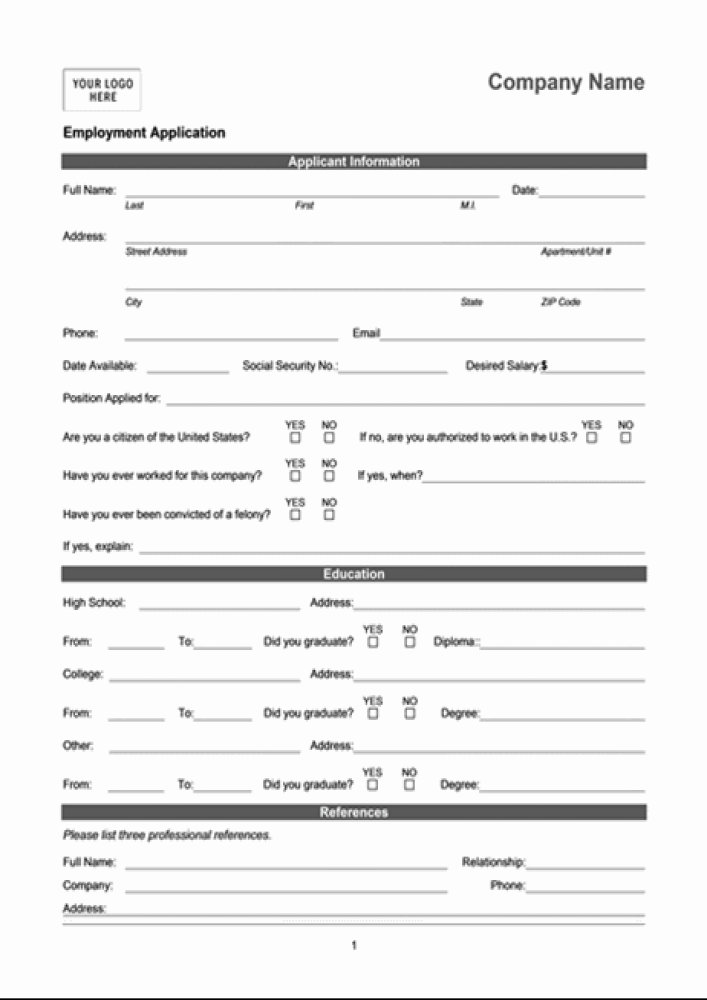
#> input picture OCR_final/comppppp.png, 1414 x 2000 px (shown at 1/2 size)
$ python OCR_MAIN.py
#> lines starting #> are read from the running program, lines starting #| are printed output that depends on the picture
#> the answer given: comppppp.png
### OCR_final/form_classifier.py
# import the necessary packages
from re import M
from skimage.metrics import structural_similarity as ssim
import matplotlib.pyplot as plt
import numpy as np
import cv2

def mse(imageA, imageB):
	# the 'Mean Squared Error' between the two images is the
	# sum of the squared difference between the two images;
	# NOTE: the two images must have the same dimension
	err = np.sum((imageA.astype("float") - imageB.astype("float")) ** 2)
	err /= float(imageA.shape[0] * imageA.shape[1])

	# return the MSE, the lower the error, the more "similar"
	# the two images are
	return err

# [10 lines left out: function compare_images, not called in this run]
    # [52 lines of commented-out code are left out]

### OCR_final/OCR_MAIN.py
from urllib.robotparser import RobotFileParser
import cv2
import pytesseract
from form_classifier import  mse
import numpy as np
from resizer import resizer
import pandas as pd
class ocr:

    def __init__(self,img_path):
        self.img_path = img_path


    #reading the image and resizeing it
    def img(self):
        global img_raw
        global img_raw2
        img_raw = cv2.imread(self.img_path, cv2.IMREAD_UNCHANGED)
#> img_raw is the input picture: shape (2000, 1414, 4); mean B, G, R, A 239.6, 239.6, 239.6, 253.7
        img_raw2 = cv2.imread(self.img_path)

        width = 1414
        height = 2000
        dim = (width, height)
        img_raw = cv2.resize(img_raw, dim, interpolation = cv2.INTER_AREA)
        img_raw2 = cv2.resize(img_raw2, (0,0), None,0.5,0.5)
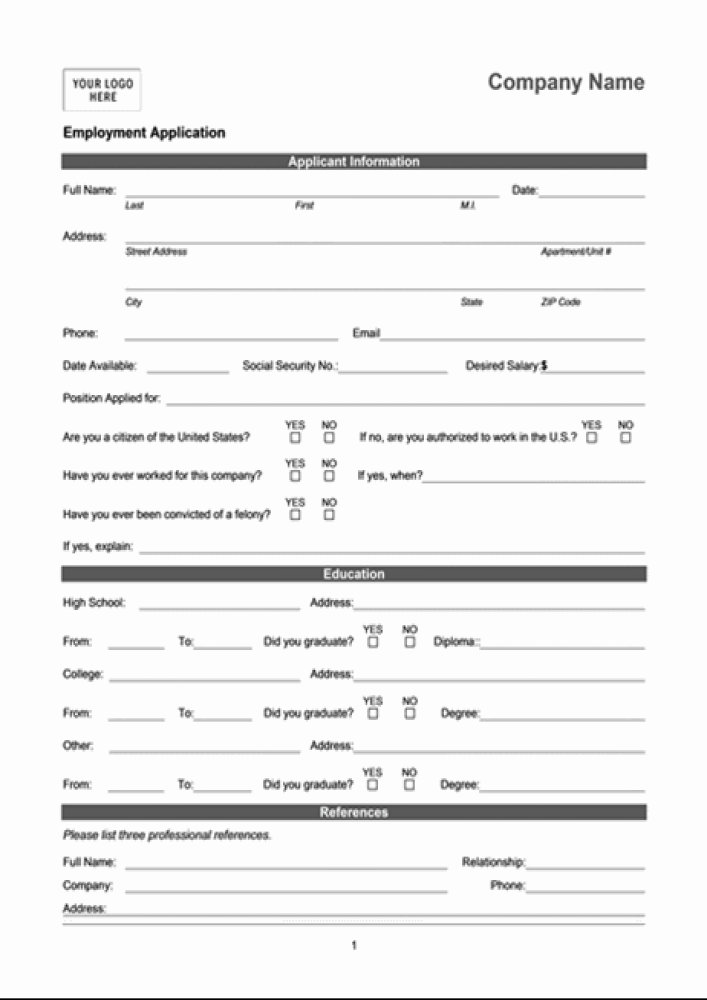
#> img_raw2: shape (1000, 707, 3); mean B, G, R 239.7, 239.6, 239.6
        return img_raw, img_raw2


    def FormClassifire(self):
        original = cv2.imread("comppppp.png") # the indicator don't change it!!!
        global diff
        global form_res
        diff = round(mse(original,img_raw))
        # global img_form
        if diff in np.arange(15850,15900):
            print('form 1 is detected')
            # img_form = resizer('form.png')
        elif diff in np.arange(14900,14950):
            print('form 2 is detected')
            # img_form = resizer('form2.png')
        print(f'MSE: {diff}')
        form_res =  resizer('form.png') if diff in np.arange(15850,15900) else resizer('form2.png')
        return  diff ,form_res


    # [49 lines left out: functions roi_bbox, itt, df, not called in this run]

if __name__ == "__main__":
    user_path_input = str(input('Enter the image path: '))
    ocr1 = ocr(user_path_input)
    ocr1.img()
#> (the run stopped early here; a loop or call above may not have finished)
